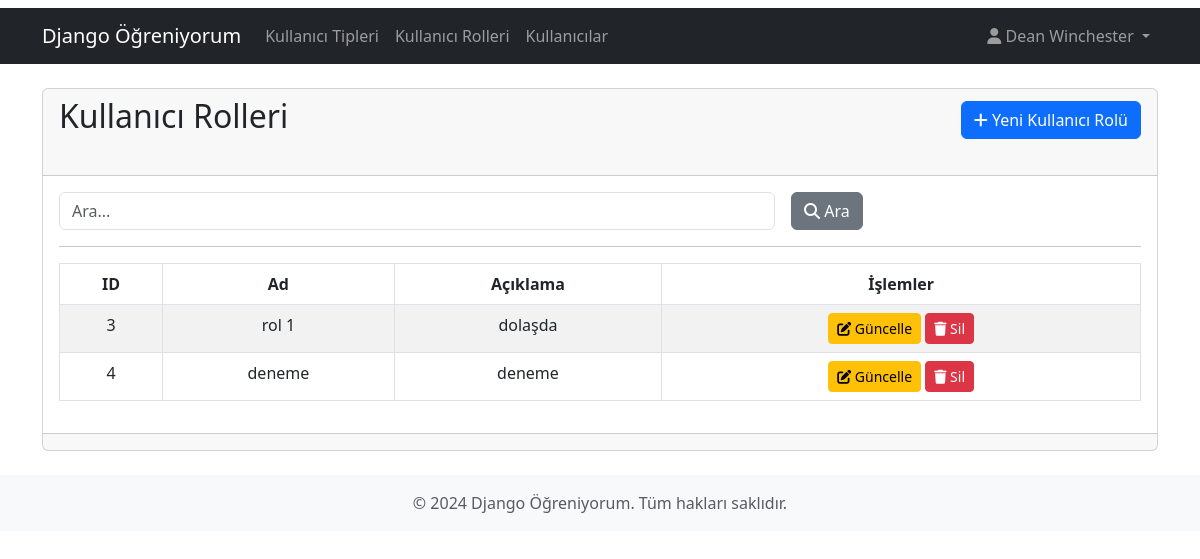
The page /user-roles/ (signed in) on the database its author committed.
### mysite/models.py (models this page shows, shortened)
class BaseModel(models.Model):
    created_at = models.DateTimeField(auto_now_add=True)
    updated_at = models.DateTimeField(auto_now=True)
    class Meta:
        abstract = True

class UserRole(BaseModel):
    name = models.CharField(max_length=255)
    description = models.TextField()
    class Meta:
        app_label = 'mysite'
        verbose_name = 'Kullanıcı Rolü'
        verbose_name_plural = 'Kullanıcı Rolleri'

### mysite/views.py (the view)
# urls.py: path('user-roles/', views.user_role_list, name='user_role_list'),
@login_required(login_url='login')
def user_role_list(request):
    search_query = request.GET.get('search', '')
    user_roles = UserRole.objects.all()
    if search_query:
        user_roles = user_roles.filter(
            Q(name__icontains=search_query) |
            Q(description__icontains=search_query)
        )
    paginator = Paginator(user_roles, 10)
    page_number = request.GET.get('page')
    page_obj = paginator.get_page(page_number)
    context = {
        'user_roles': page_obj,
        'search_query': search_query
    }
    return render(request, 'user_role_list.html', context)

### mysite/templates/user_role_list.html (shortened to what this page needs)
{% extends 'base.html' %}
{% block content %}
<div class="container mt-4">
    <div class="card mb-4">
        <div class="card-header">
            <div class="d-flex justify-content-between align-items-center mb-4">
                <h2>Kullanıcı Rolleri</h2>
                <a href="{% url 'user_role_create' %}" class="btn btn-primary"><i class="fas fa-plus"></i> Yeni Kullanıcı Rolü</a>
            </div>
        </div>
        <div class="card-body">
            <form method="get" class="row g-3">
                <div class="col-md-8">
                    <input type="text" name="search" class="form-control" placeholder="Ara..." value="{{ search_query }}">
                </div>
                <div class="col-md-4">
                    <button type="submit" class="btn btn-secondary"><i class="fas fa-search"></i> Ara</button>
                </div>
            </form>
            <hr>
            <div class="table-responsive">
                <table class="table table-striped text-center table-bordered table-hover">
                    <thead>
                        <tr>
                            <th>ID</th>
                            <th>Ad</th>
                            <th>Açıklama</th>
                            <th>İşlemler</th>
                        </tr>
                    </thead>
                    <tbody>
                        {% for user_role in user_roles %}
                            <tr>
                                <td>{{ user_role.id }}</td>
                                <td>{{ user_role.name }}</td>
                                <td>{{ user_role.description }}</td>
                                <td>
                                    <a href="{% url 'user_role_update' user_role.pk %}" class="btn btn-sm btn-warning"><i class="fas fa-edit"></i> Güncelle</a>
                                    <a href="{% url 'user_role_delete' user_role.pk %}" class="btn btn-sm btn-danger" onclick="return confirm('Emin misiniz?')"><i class="fas fa-trash"></i> Sil</a>
                                </td>
                            </tr>
                        {% empty %}
                            <tr>
                                <td colspan="4" class="text-center">Kayıt bulunamadı.</td>
                            </tr>
                        {% endfor %}
                    </tbody>
                </table>
            </div>
        </div>
        <div class="card-footer">
        </div>
    </div>
</div>
{% endblock %}

### mysite/templates/base.html (shortened to what this page needs)
{% load static %}
<!DOCTYPE html>
<html lang="tr">
<head>
    <link href="https://cdn.jsdelivr.net/npm/bootstrap@5.3.0/dist/css/bootstrap.min.css" rel="stylesheet">
    <link href="https://cdnjs.cloudflare.com/ajax/libs/font-awesome/6.0.0/css/all.min.css" rel="stylesheet">
    <link href="https://cdnjs.cloudflare.com/ajax/libs/toastr.js/latest/toastr.min.css" rel="stylesheet">
</head>
<body class="my-2">
    <nav class="navbar navbar-expand-lg navbar-dark bg-dark">
        <div class="container">
            <a class="navbar-brand">Django Öğreniyorum</a>
            <div class="collapse navbar-collapse" id="navbarNav">
                <ul class="navbar-nav me-auto">
                    {% if user.is_authenticated %}
                        <li class="nav-item">
                            <a class="nav-link" href="{% url 'user_type_list' %}">Kullanıcı Tipleri</a>
                        </li>
                        <li class="nav-item">
                            <a class="nav-link" href="{% url 'user_role_list' %}">Kullanıcı Rolleri</a>
                        </li>
                        <li class="nav-item">
                            <a class="nav-link" href="{% url 'profile_list' %}">Kullanıcılar</a>
                        </li>
                    {% endif %}
                </ul>
                <ul class="navbar-nav">
                    {% if user.is_authenticated %}
                        <li class="nav-item dropdown">
                            <a class="nav-link dropdown-toggle" href="#" id="navbarDropdown" role="button" data-bs-toggle="dropdown">
                                <i class="fas fa-user"></i> {{ user.get_full_name|default:user.username }}
                            </a>
                        </li>
                    {% endif %}
                </ul>
            </div>
        </div>
    </nav>
    {% block content %}
    {% endblock %}
    <footer class="footer mt-auto py-3 bg-light">
        <div class="container text-center">
            <span class="text-muted">© 2024 Django Öğreniyorum. Tüm hakları saklıdır.</span>
        </div>
    </footer>
</body>
</html>

### rows shown on the page
UserRole: id "3", name "rol 1", description "dolaşda"
UserRole: id "4", name "deneme", description "deneme"

### other values the page prints
{{ user.get_full_name|default:user.username }} "Dean Winchester"
